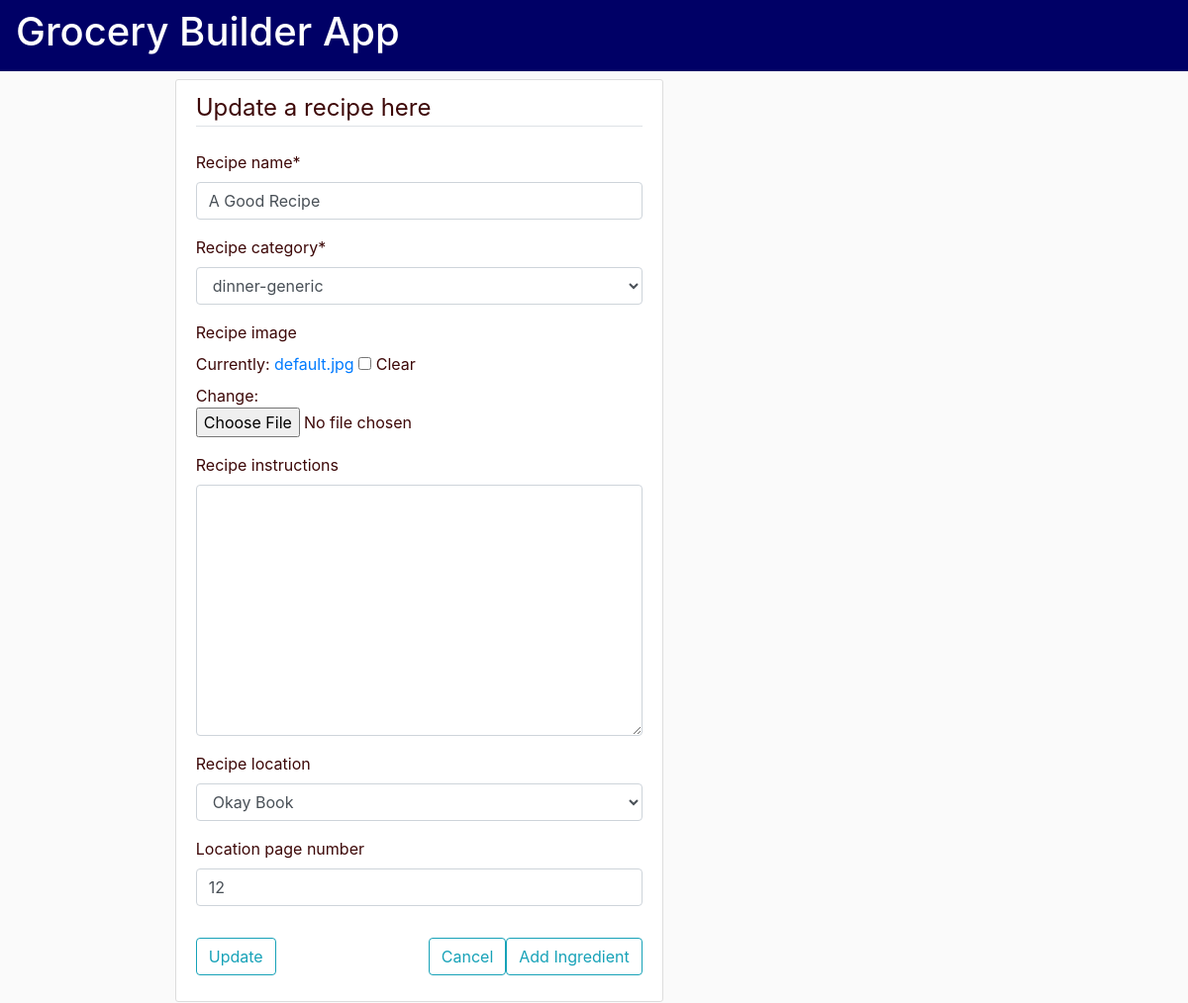
Screenshot of /recipe_list/18/update with the database file from the repository.
### recipes/models.py (models this page shows, shortened)
class Recipe(models.Model):
    recipe_name = models.CharField(max_length=100)
    recipe_category = models.ForeignKey(
        'components.RecipeCategory', on_delete=models.CASCADE, related_name='recipe_category')
    recipe_image = models.ImageField(
        blank=True, null=True, default="default.jpg", upload_to="recipe_pics/")
    recipe_instructions = models.TextField(blank=True, null=True)
    recipe_location = models.ForeignKey(
        'components.RecipeBook', on_delete=models.CASCADE, related_name='recipe_location', blank=True, null=True)
    location_page_number = models.IntegerField(blank=True, null=True)
    ingredients = models.ManyToManyField('Ingredient', blank=True)

### recipes/views.py (the view, shortened to what this page needs)
class RecipeUpdate(UpdateView):
    model = Recipe
    fields = [
        'recipe_name',
        'recipe_category',
        'recipe_image',
        'recipe_instructions',
        'recipe_location',
        'location_page_number'
    ]
    success_url = "/recipe_list"
    template_name_suffix = '_update_form'

### components/models.py (called while the page is built)
    def __str__(self):
        return self.recipe_category_name

    def __str__(self):
        return self.book_name

### templates/recipes/recipe_update_form.html (shortened to what this page needs)
{% extends 'base.html' %}
{% load crispy_forms_tags %}
{% block content %}
<div class='content-section'>
    <form method="POST" enctype="multipart/form-data">
        <fieldset class='form-group'>
            <legend class="border-bottom mb-4">Update a recipe here</legend>
            {{ form|crispy }}
        </fieldset>
        <div class="form-group">
            <button class='btn btn-outline-info' type='submit'>Update</button>
            <a class='btn btn-outline-info float-right' type='button'
                href=" {% url 'add_ingredients' pk=object.pk %}">Add Ingredient</a>
            <a class='btn btn-outline-info float-right' type='button' href=" {% url 'recipe_list' %}">Cancel</a>
        </div>
    </form>
</div>
{% endblock %}

### home/static/home/main.css (style rules this page uses)
body { background: #fafafa; color: #3d0808; margin-top: 5rem; }
.content-section { background: #ffffff; padding: 10px 20px; border: 1px solid #dddddd; border-radius: 3px; margin-bottom: 20px; }

### rows the page displays
Recipe: recipe_name "A Good Recipe", recipe_category "dinner-generic", recipe_location "Okay Book", location_page_number "12"
